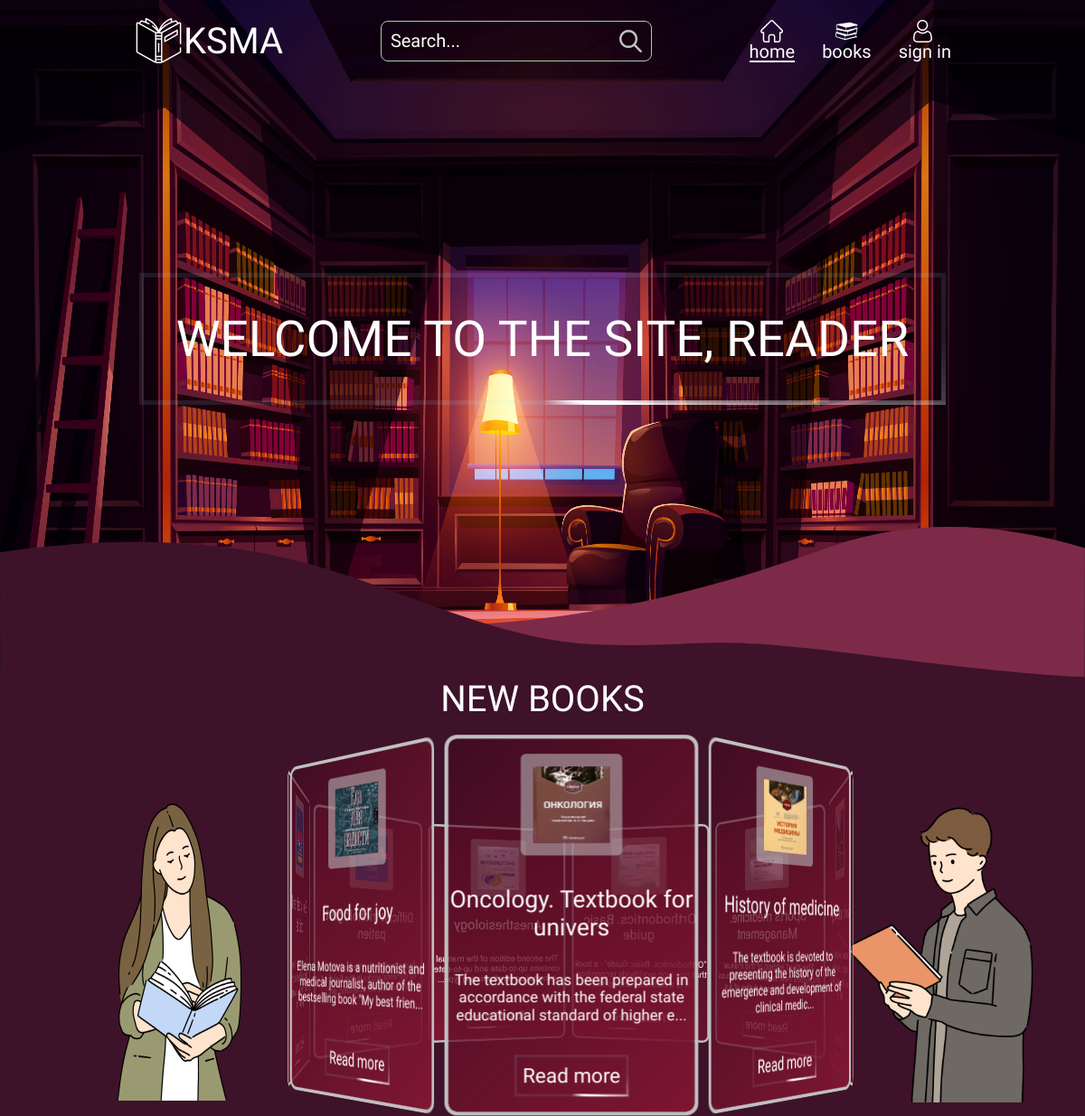
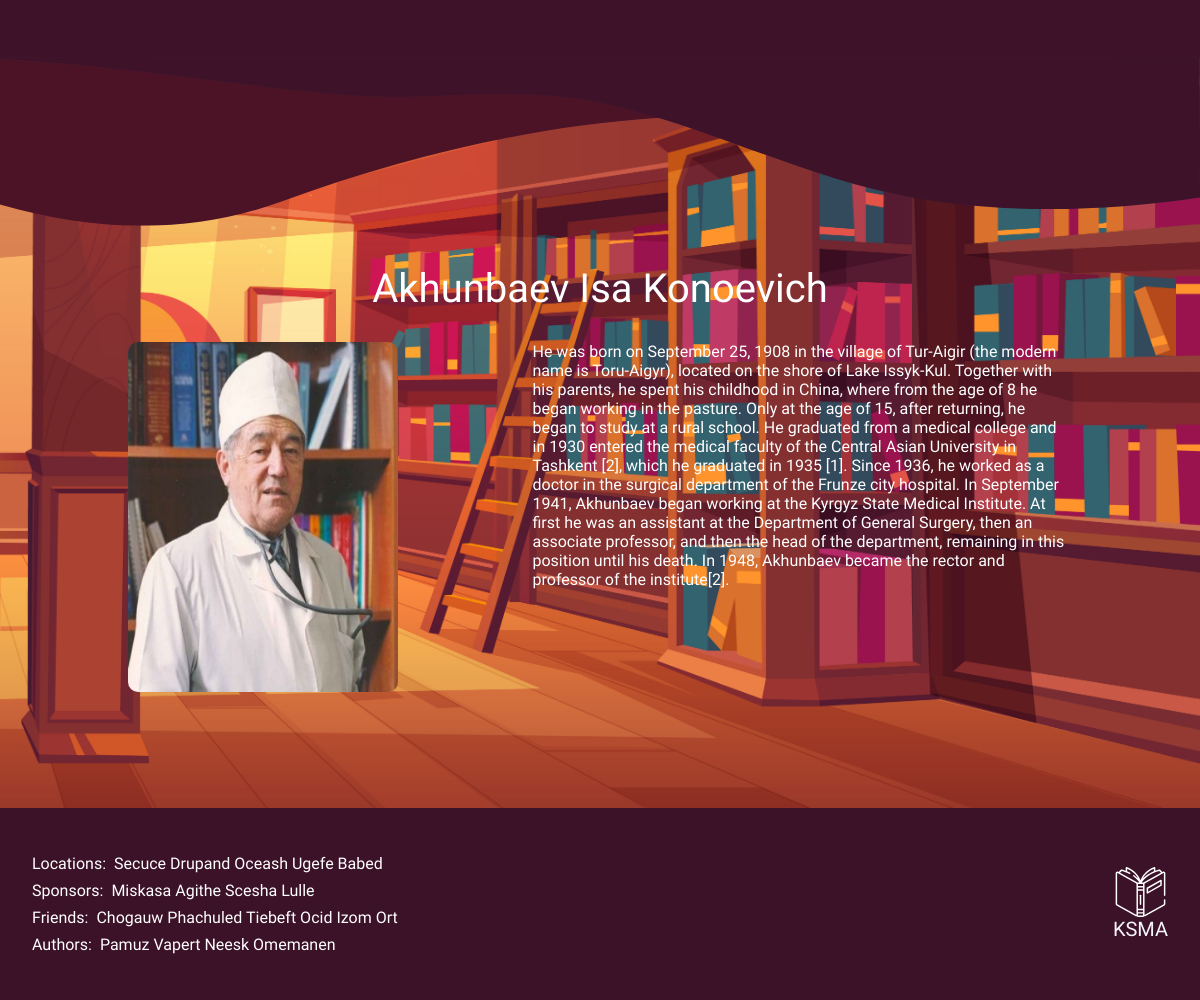
The page / on the database its author committed (2 pictures, top to bottom).
### users/models.py (models this page shows, shortened)
class AllBooksModel(models.Model):
    name_of_book = models.CharField(max_length=30)
    description_of_book = models.TextField()
    image_of_book = models.ImageField(upload_to='')
    author_of_book = models.CharField(max_length=50)
    short_description_of_book = models.TextField(max_length=100)
    course = models.CharField(choices=COURSE, max_length=100)
    download = models.FileField(upload_to=file_path ,blank=True, null=True, help_text='download only PDF')

class PersonModal(models.Model):
    name = models.CharField(max_length=150)
    text = models.TextField()
    image = models.ImageField(upload_to='')

### users/views.py (the view)
# urls.py: path('', HomeView.as_view(), name='users-home'),
class HomeView(generic.ListView):
    template_name = 'users/home.html'
    def get_queryset(self):
        books = AllBooksModel.objects.all()[::-1]
        books = books[:9]
        data = PersonModal.objects.all()
        context = {
        'books': books,
        'data':data,
        }
        return context

### users/templates/users/home.html (shortened to what this page needs)
{% extends 'index.html' %}
{% block content %}
<div class="wrap" style=" background-image: url(./media/3025.jpg);">
    <div class="box">
        <p class="welcome_text">WELCOME TO THE SITE, READER</p>
    </div>
</div>
<div class="section">
    <div class="section_text_div">
        <div class="section_text_title">NEW BOOKS</div>
    </div>
    <div class="sec_carousel_div">
        <div class="left_sec_div">
            <img src="../../../media/woman.png" class="sec_woman" alt="woman">
        </div>
        <div class="container">
            <div id="carousel">
                {% for i in object_list.books %}
                <figure class="sec_fig_lin">
                    <img src="{{i.image_of_book.url}}" class="carousel_img" alt="pict">
                    <h3 style="text-align: center;">{{i.name_of_book}}</h3>
                    <p class="carousel_p">{{i.short_description_of_book}}...</p>
                    <div class="box2">
                        <a class="carousel_a" href="{{i.id}}">Read more</a>
                    </div>
                </figure>
                {% endfor %}
            </div>
        </div>
        <div class="left_sec_svg">
            <img src="../../../media/manan.png" alt="muzhik" class="sec_man">
        </div>
    </div>
    <div class="section2" style="background-image: url(./media/lib2.jpg);">
        {% for i in object_list.data %}
        <div class="per_div">
            <h1 class="per_div_h">{{i.name}}</h1>
            <div class="per_div_child">
                <img src="{{i.image.url}}" alt="person" class="per_image">
                <p class="per_p">{{i.text}}</p>
            </div>
        </div>
        {% endfor %}
    </div>
</div>
{% endblock %}

### static/home.css (style rules this page uses)
* { margin: 0; padding: 0; box-sizing: border-box; color: white; font-family: 'Arima Madurai', cursive; }
:root { --d: 2500ms; --angle: 90deg; --gradX: 100%; --gradY: 50%; --c1: rgb(255, 255, 255); --c2: rgba(168, 239, 255, 0.1); }
.wrap { position: relative; width: 100%; height: 750px; background-size: 100% 100%; background-repeat: repeat-x; display: flex; align-items: center; justify-content: center; z-index: -1; }
.welcome_text { font-size: 55px; }
.wave { position: absolute; bottom: 0; left: 0; width: 100%; }
.box { font-size: 3vw; margin: max(1rem, 3vw); border: 0.35rem solid; padding: 3vw; border-image: conic-gradient( from var(--angle), var(--c2), var(--c1) 0.1turn, var(--c1) 0.15turn, var(--c2) 0.25turn ) 30; animation: borderRotate var(--d) linear infinite forwards; }
.box2 { padding: 5px; border: 2px solid; border-image: conic-gradient( from var(--angle), var(--c2), var(--c1) 0.1turn, var(--c1) 0.15turn, var(--c2) 0.25turn ) 10; animation: borderRotate var(--d) linear infinite forwards; }
.section { width: 100%; background-color: #3e1229; border: none; display: flex; align-items: center; justify-content: center; flex-wrap: wrap; gap: 30px; }
.section_text_div { width: 100%; display: flex; align-items: center; justify-content: center; }
.section_text_title { color: white; font-size: 40px; }
.section2 { position: relative; width: 100%; height: 750px; background-size: 100% 100%; background-repeat: no-repeat; display: flex; justify-content: center; align-items: center; }
.wave2 { width: 100%; top: 0px; left: 0; position: absolute; transform: rotate(180deg); }
.sec_carousel_div { width: 90%; margin: auto; display: flex; justify-content: space-between; align-items: center; }
.container { display: flex; justify-content: space-around; margin: 4% 0; width: 210px; height: 350px; position: relative; perspective: 1000px; }
#carousel { width: 100%; height: 100%; position: absolute; transform-style: preserve-3d; animation: rotation 15s infinite linear; }
#carousel figure { position: absolute; width: 200px; height: 300px; left: 10px; top: 10px; border: 3px solid silver; display: flex; align-items: center; flex-direction: column; justify-content: space-around; border-radius: 10px; }
.sec_fig_lin { background: linear-gradient(-45deg, #7e1632 0%, #43081e92 100%); }
.carousel_p { font-size: 12px; color: white; text-align: center; }
.carousel_a { text-decoration: none; }
.carousel_img { width: 80px; height: 80px; border-radius: 5%; border: 10px solid #c0c0c08d; }
.left_sec_svg { width: 200px; height: 400px; display: flex; align-items: center; justify-content: center; }
.sec_man { width: 350px; height: 350px; }
.sec_woman { width: 250px; height: 350px; }
#carousel figure:nth-child(1) { transform: rotateY(0deg) translateZ(288px); }
#carousel figure:nth-child(2) { transform: rotateY(40deg) translateZ(288px); }
#carousel figure:nth-child(3) { transform: rotateY(80deg) translateZ(288px); }
#carousel figure:nth-child(4) { transform: rotateY(120deg) translateZ(288px); }
#carousel figure:nth-child(5) { transform: rotateY(160deg) translateZ(288px); }
#carousel figure:nth-child(6) { transform: rotateY(200deg) translateZ(288px); }
#carousel figure:nth-child(7) { transform: rotateY(240deg) translateZ(288px); }
#carousel figure:nth-child(8) { transform: rotateY(280deg) translateZ(288px); }
#carousel figure:nth-child(9) { transform: rotateY(320deg) translateZ(288px); }
.per_div { width: 90%; height: auto; display: flex; flex-direction: column; padding-top: 90px; }
.per_div_h { text-align: center; font-size: 40px; }
.per_div_child { display: flex; width: 100%; align-items: flex-start; justify-content: space-around; margin-top: 30px; }
.per_p { width: 50%; }
.per_image { width: 25%; height: 350px; border-radius: 10px; }

### static/index.css (style rules this page uses)
body { overflow-x: hidden; }
* { margin: 0; padding: 0; box-sizing: border-box; color: white; font-family: 'Arima Madurai', cursive; font-weight: normal; }
:root { --d: 2500ms; --angle: 90deg; --gradX: 100%; --gradY: 50%; --c1: rgb(255, 255, 255); --c2: rgba(168, 239, 255, 0.1); }

### static/notes.css (style rules this page uses)
a { text-decoration: none; }

### rows shown on the page
AllBooksModel: image_of_book (picture), name_of_book "Oncology. Textbook for univers", short_description_of_book "The textbook has been prepared in accordance with the federal state educational standard of higher e"
AllBooksModel: image_of_book (picture), name_of_book "History of medicine", short_description_of_book "The textbook is devoted to presenting the history of the emergence and development of clinical medic"
AllBooksModel: image_of_book (picture), name_of_book "Maxillofacial Surgery", short_description_of_book "The textbook covers the issues of diagnosis, treatment and rehabilitation of patients with pathology"
AllBooksModel: image_of_book (picture), name_of_book "Sports medicine. Management", short_description_of_book "The third edition of this manual includes new sections that discuss the main tasks and duties of a s"
AllBooksModel: image_of_book (picture), name_of_book "Orthodontics. Basic guide", short_description_of_book "\"Orthodontics. Basic Guide\" - a book that has won worldwide recognition. It is a balanced and up-to-"
AllBooksModel: image_of_book (picture), name_of_book "Anesthesiology", short_description_of_book "The second edition of the manual contains up-to-date and up-to-date information on all existing type"
AllBooksModel: name_of_book "Difficult trichologist patien", short_description_of_book "Professor R. Trub - the author of fundamental works in the field of hair research; his scientific an"
AllBooksModel: image_of_book (picture), name_of_book "Stress, pain and opioids", short_description_of_book "Do you get stressed at least sometimes? There is hardly a person who would answer this question in t"
AllBooksModel: image_of_book (picture), name_of_book "Food for joy", short_description_of_book "Elena Motova is a nutritionist and medical journalist, author of the bestselling book \"My best frien"
PersonModal: name "Akhunbaev Isa Konoevich", image (picture), text "He was born on September 25, 1908 in the village of Tur-Aigir (the modern name is Toru-Aigyr), located on the shore of Lake Issyk-Kul. Together with his parents, he spent his childhood in China, where from the age of 8 he began working in the pasture. Only at the age of 15, after returning, he began to study at a rural school. He graduated from a medical college and in 1930 entered the medical faculty of the Central Asian University in Tashkent [2], which he graduated in 1935 [1]. Since 1936, he worked as a doctor in the surgical department of the Frunze city hospital. In September 1941, Akhunbaev began working at the Kyrgyz State Medical Institute. At first he was an assistant at the…"
